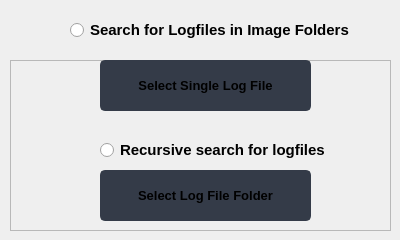
                   <widget class="QWidget" name="imp_stack_logFile">
                    <widget class="QRadioButton" name="imp_rd_logfile_image_folders">
                     <property name="geometry">
                      <rect>
                       <x>70</x>
                       <y>20</y>
                       <width>281</width>
                       <height>20</height>
                      </rect>
                     </property>
                     <property name="font">
                      <font>
                       <pointsize>11</pointsize>
                       <bold>true</bold>
                      </font>
                     </property>
                     <property name="text">
                      <string notr="true">Search for Logfiles in Image Folders</string>
                     </property>
                     <property name="autoExclusive">
                      <bool>false</bool>
                     </property>
                    </widget>
                    <widget class="QFrame" name="frame_logfile_buttons">
                     <property name="geometry">
                      <rect>
                       <x>10</x>
                       <y>60</y>
                       <width>381</width>
                       <height>171</height>
                      </rect>
                     </property>
                     <property name="frameShape">
                      <enum>QFrame::Shape::StyledPanel</enum>
                     </property>
                     <property name="frameShadow">
                      <enum>QFrame::Shadow::Raised</enum>
                     </property>
                     <widget class="QPushButton" name="imp_btn_logfile_folder">
                      <property name="enabled">
                       <bool>true</bool>
                      </property>
                      <property name="geometry">
                       <rect>
                        <x>90</x>
                        <y>110</y>
                        <width>211</width>
                        <height>51</height>
                       </rect>
                      </property>
                      <property name="font">
                       <font>
                        <pointsize>10</pointsize>
                        <bold>true</bold>
                       </font>
                      </property>
                      <property name="styleSheet">
                       <string notr="true">QPushButton {
	border: 2px solid rgb(52, 59, 72);
	border-radius: 5px;	
	background-color: rgb(52, 59, 72);
}
QPushButton:hover {
	background-color: rgb(57, 65, 80);
	border: 2px solid rgb(61, 70, 86);
}
QPushButton:pressed {	
	background-color: rgb(35, 40, 49);
	border: 2px solid rgb(43, 50, 61);
}</string>
                      </property>
                      <property name="text">
                       <string>Select Log File Folder</string>
                      </property>
                     </widget>
                     <widget class="QPushButton" name="imp_btn_logfile">
                      <property name="enabled">
                       <bool>true</bool>
                      </property>
                      <property name="geometry">
                       <rect>
                        <x>90</x>
                        <y>0</y>
                        <width>211</width>
                        <height>51</height>
                       </rect>
                      </property>
                      <property name="font">
                       <font>
                        <pointsize>10</pointsize>
                        <bold>true</bold>
                       </font>
                      </property>
                      <property name="styleSheet">
                       <string notr="true">QPushButton {
	border: 2px solid rgb(52, 59, 72);
	border-radius: 5px;	
	background-color: rgb(52, 59, 72);
}
QPushButton:hover {
	background-color: rgb(57, 65, 80);
	border: 2px solid rgb(61, 70, 86);
}
QPushButton:pressed {	
	background-color: rgb(35, 40, 49);
	border: 2px solid rgb(43, 50, 61);
}</string>
                      </property>
                      <property name="text">
                       <string>Select Single Log File</string>
                      </property>
                     </widget>
                     <widget class="QRadioButton" name="imp_rd_recursive_logfiles_folder">
                      <property name="geometry">
                       <rect>
                        <x>90</x>
                        <y>80</y>
                        <width>241</width>
                        <height>20</height>
                       </rect>
                      </property>
                      <property name="font">
                       <font>
                        <pointsize>11</pointsize>
                        <bold>true</bold>
                       </font>
                      </property>
                      <property name="text">
                       <string notr="true">Recursive search for logfiles</string>
                      </property>
                      <property name="autoExclusive">
                       <bool>false</bool>
                      </property>
                     </widget>
                    </widget>
                   </widget>
